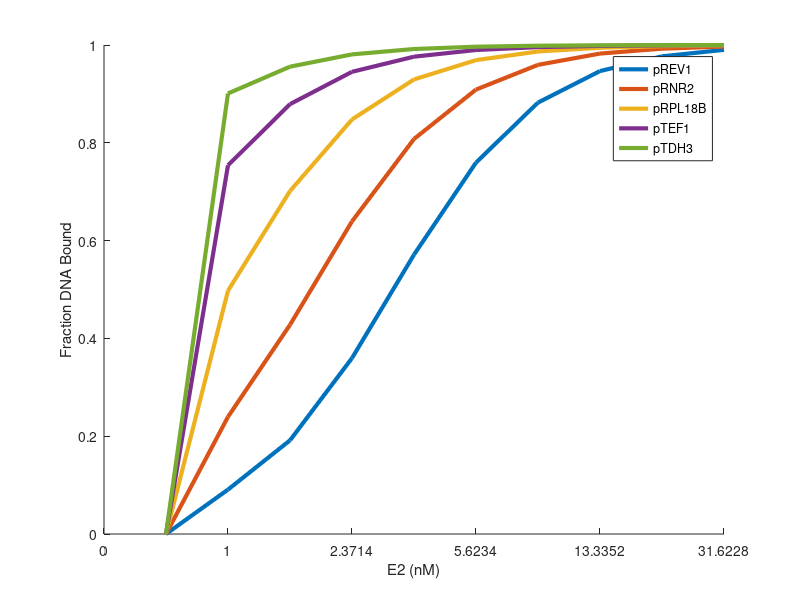

Recreate this plot in MATLAB.
%Simulate the transfer function of Htormone to bound DNA

close all
clear

%Assumptions:

theta = 1;
KD = 1e-4;
Keq = 1e2;

Ht = logspace(0,3,9);
Ht = [0, Ht];
u = logspace(1,3,5);

TFa = zeros(length(u),length(Ht));
DNATFa = zeros(length(u),length(Ht));

for i = 1:length(u)
    for j = 1:length(Ht)
        TFa(i,j) = Ht(j) / (theta/u(i) * 1/KD + 1);
        DNATFa(i,j) = TFa(i,j) / (1/Keq + TFa(i,j));
    end
end

for i = 1:length(Ht)
    l{i} = num2str(Ht(i));
end

titles = {'pREV1','pRNR2','pRPL18B','pTEF1','pTDH3'};

x = 1:length(Ht);

figure()
hold on
for i = 1:length(u)
    plot(x,DNATFa(i,:),'DisplayName',titles{i},'LineWidth',3,'MarkerSize',10)
    %set(gca,'XScale','log')
    xticklabels(l)
    xtickangle(45)
    xlabel('E2 (nM)')
    ylabel('Fraction DNA Bound')
end

legend(titles)
